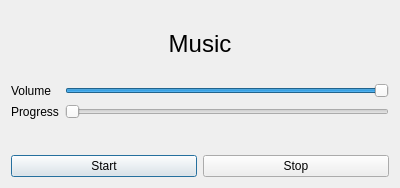
<?xml version="1.0" encoding="UTF-8"?>
<ui version="4.0">
 <class>MusicDialog</class>
 <widget class="QDialog" name="MusicDialog">
  <property name="geometry">
   <rect>
    <x>0</x>
    <y>0</y>
    <width>400</width>
    <height>188</height>
   </rect>
  </property>
  <property name="windowTitle">
   <string>Dialog</string>
  </property>
  <layout class="QVBoxLayout" name="verticalLayout">
   <item>
    <widget class="QLabel" name="label_3">
     <property name="text">
      <string>&lt;html&gt;&lt;head/&gt;&lt;body&gt;&lt;p align=&quot;center&quot;&gt;&lt;span style=&quot; font-size:18pt;&quot;&gt;Music&lt;/span&gt;&lt;/p&gt;&lt;/body&gt;&lt;/html&gt;</string>
     </property>
    </widget>
   </item>
   <item>
    <layout class="QFormLayout" name="formLayout_2">
     <item row="0" column="0">
      <widget class="QLabel" name="label">
       <property name="text">
        <string>Volume</string>
       </property>
      </widget>
     </item>
     <item row="1" column="0">
      <widget class="QLabel" name="label_2">
       <property name="text">
        <string>Progress</string>
       </property>
      </widget>
     </item>
     <item row="1" column="1">
      <widget class="QSlider" name="ProgressSlider">
       <property name="orientation">
        <enum>Qt::Horizontal</enum>
       </property>
      </widget>
     </item>
     <item row="0" column="1">
      <widget class="QSlider" name="VolumeSlider">
       <property name="value">
        <number>99</number>
       </property>
       <property name="orientation">
        <enum>Qt::Horizontal</enum>
       </property>
      </widget>
     </item>
    </layout>
   </item>
   <item>
    <layout class="QHBoxLayout" name="horizontalLayout">
     <item>
      <widget class="QPushButton" name="StartButton">
       <property name="text">
        <string>Start</string>
       </property>
      </widget>
     </item>
     <item>
      <widget class="QPushButton" name="StopButton">
       <property name="text">
        <string>Stop</string>
       </property>
      </widget>
     </item>
    </layout>
   </item>
  </layout>
 </widget>
 <resources/>
 <connections/>
</ui>
